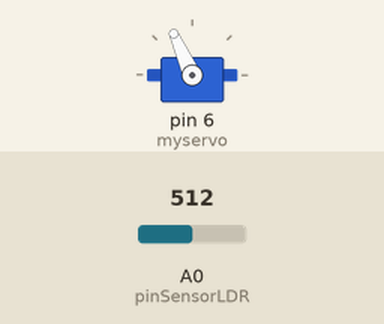
Recording of a sketch running on a simulated Arduino Uno, built with avr-gcc and run on an emulated ATmega328P. On the bench: servo. Inputs (shaded band) come from the test bench; at power-on: A0 (pinSensorLDR) = 512.

Above: at 1.2 s.
1.3 s: A0 (pinSensorLDR) set to 716
At 2.5 s:
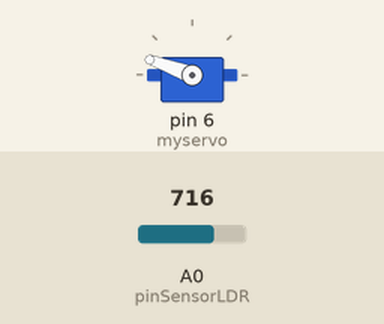
2.8 s: A0 (pinSensorLDR) set to 900
At 3.5 s:
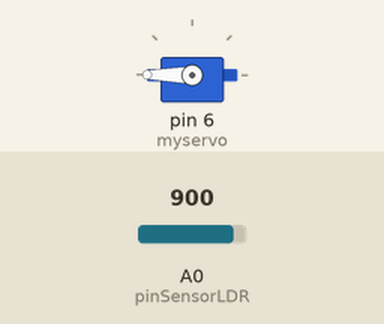
4.3 s: A0 (pinSensorLDR) set to 306
At 4.7 s:
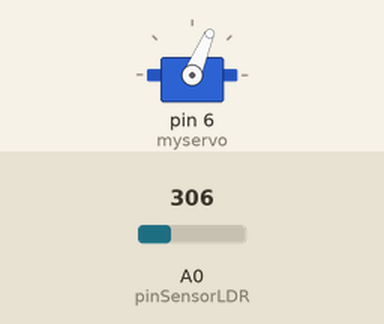
5.8 s: A0 (pinSensorLDR) set to 122
At 6.9 s:
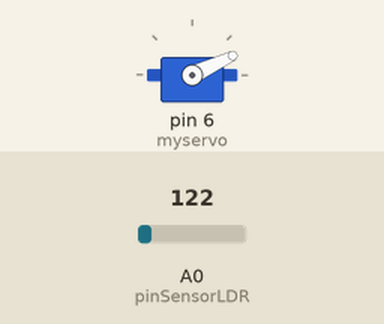
7.3 s: A0 (pinSensorLDR) set to 0
At 8.1 s:
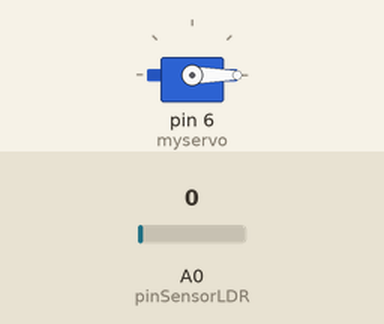
8.8 s: A0 (pinSensorLDR) set to 511
At 9.4 s:
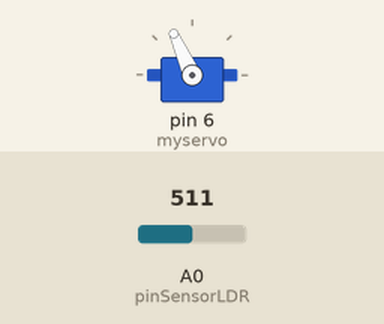
Timing chart, 0 to 11.3 s (numbered marks = the images above; inputs shaded):
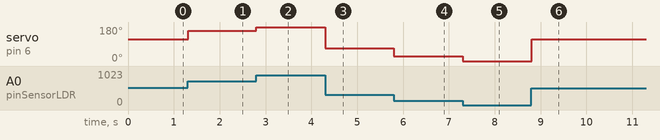

Measured:
- after the input at 1.3 s, servo on pin 6 (myservo): 114° → 160° at once
- after the input at 2.8 s, servo on pin 6 (myservo): 160° → 180° at once
- after the input at 4.3 s, servo on pin 6 (myservo): 180° → 67° at once
- after the input at 5.8 s, servo on pin 6 (myservo): 67° → 25° at once
- after the input at 7.3 s, servo on pin 6 (myservo): 25° → 0° at once
- after the input at 8.8 s, servo on pin 6 (myservo): 0° → 114° at once

The sketch:

0.ino
```cpp
#include <Servo.h>              //Library untuk motor servo
Servo myservo;                     //Membuat object 1 buah Servo
int pinSensorLDR = 0;          //Pin input untuk sensor LDR
int hasil;                                 //Membuat variable untuk hasil sensor

void setup() {
  myservo.attach(6);               //Hubungkan servo pada Pin 6 Arduino
}

void loop() {
  hasil = analogRead(pinSensorLDR);       //hasil = input dari sensor LDR
  hasil = map(hasil, 10, 800, 0, 180);         //Convert hasil LDR untuk Servo
  myservo.write(hasil);                               //Putar servo sesuai hasil LDR
  delay(10);                                                  //Delay
}
```
